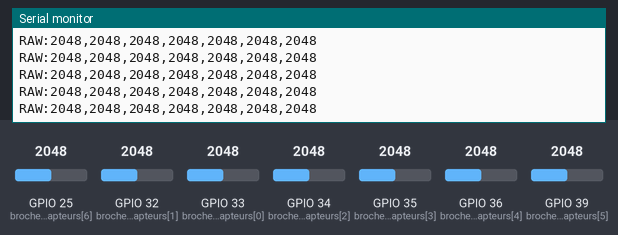
A sketch run on a simulated ESP32. On the bench: the last lines printed to the serial monitor. Inputs (shaded band) come from the test bench; at power-on: GPIO 34 (brochesCapteurs[2]) = 2048, GPIO 25 (brochesCapteurs[6]) = 2048, GPIO 32 (brochesCapteurs[1]) = 2048, GPIO 33 (brochesCapteurs[0]) = 2048, GPIO 35 (brochesCapteurs[3]) = 2048, GPIO 36 (brochesCapteurs[4]) = 2048, GPIO 39 (brochesCapteurs[5]) = 2048.

Above: at 5.7 s.
5.8 s: GPIO 34 (brochesCapteurs[2]) set to 1060
At 6.7 s:
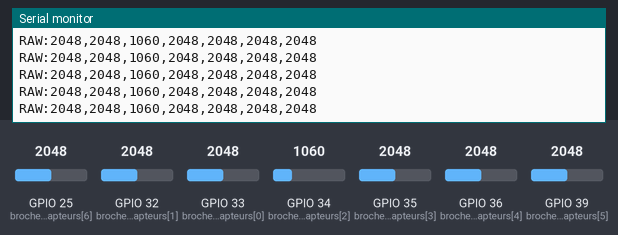
7.3 s: GPIO 34 (brochesCapteurs[2]) set to 959
At 8.1 s:
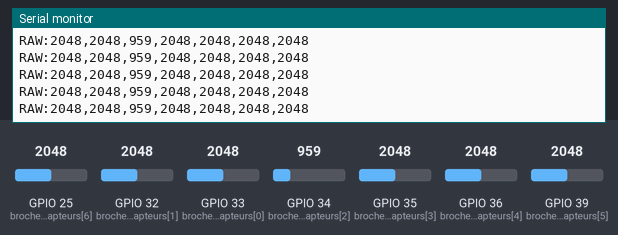
Timing chart, 0 to 10.3 s (numbered marks = the images above; inputs shaded):
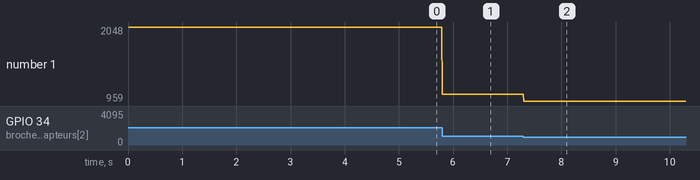

The sketch:

esp_code.ino
```cpp
// ============================================================
//  ESP32 - SYSTEME IR 7 CAPTEURS - v3.0
//  La détection et la calibration sont gérées côté Python.
//  L'ESP32 envoie UNIQUEMENT les valeurs brutes ADC.
//  Protocole :
//    -> "RAW:v1,v2,v3,v4,v5,v6,v7\n"  (toutes les 10ms)
// ============================================================

const int NUM_CAPTEURS = 7;

// Broches analogiques ADC1 sécurisées (éviter ADC2 qui conflit avec WiFi)
const int brochesCapteurs[NUM_CAPTEURS] = {33, 32, 34, 35, 36, 39, 25};

// Intervalle d'envoi des valeurs brutes (ms)
const unsigned long INTERVALLE_RAW = 10;

int valeursAnalogiques[NUM_CAPTEURS] = {0};
unsigned long dernierEnvoi = 0;

// ============================================================
void setup() {
  Serial.begin(115200);

  for (int i = 0; i < NUM_CAPTEURS; i++) {
    pinMode(brochesCapteurs[i], INPUT);
  }

  Serial.println("--- SYSTEME IR READY : 7 CAPTEURS SYNC ---");
}

// ============================================================
void loop() {
  unsigned long maintenant = millis();

  if (maintenant - dernierEnvoi >= INTERVALLE_RAW) {
    // Lecture + envoi de tous les capteurs en une seule ligne
    Serial.print("RAW:");
    for (int i = 0; i < NUM_CAPTEURS; i++) {
      Serial.print(analogRead(brochesCapteurs[i]));
      if (i < NUM_CAPTEURS - 1) Serial.print(",");
    }
    Serial.println();
    dernierEnvoi = maintenant;
  }
}
```

Measured:
- after the input at 5.8 s, the serial monitor: prints a new line at once (image 1)
- after the input at 7.3 s, the serial monitor: prints a new line at once (image 2)
- plotted number 1: 2048 → 1060 after the input at 5.8 s, 1060 → 959 after the input at 7.3 s
